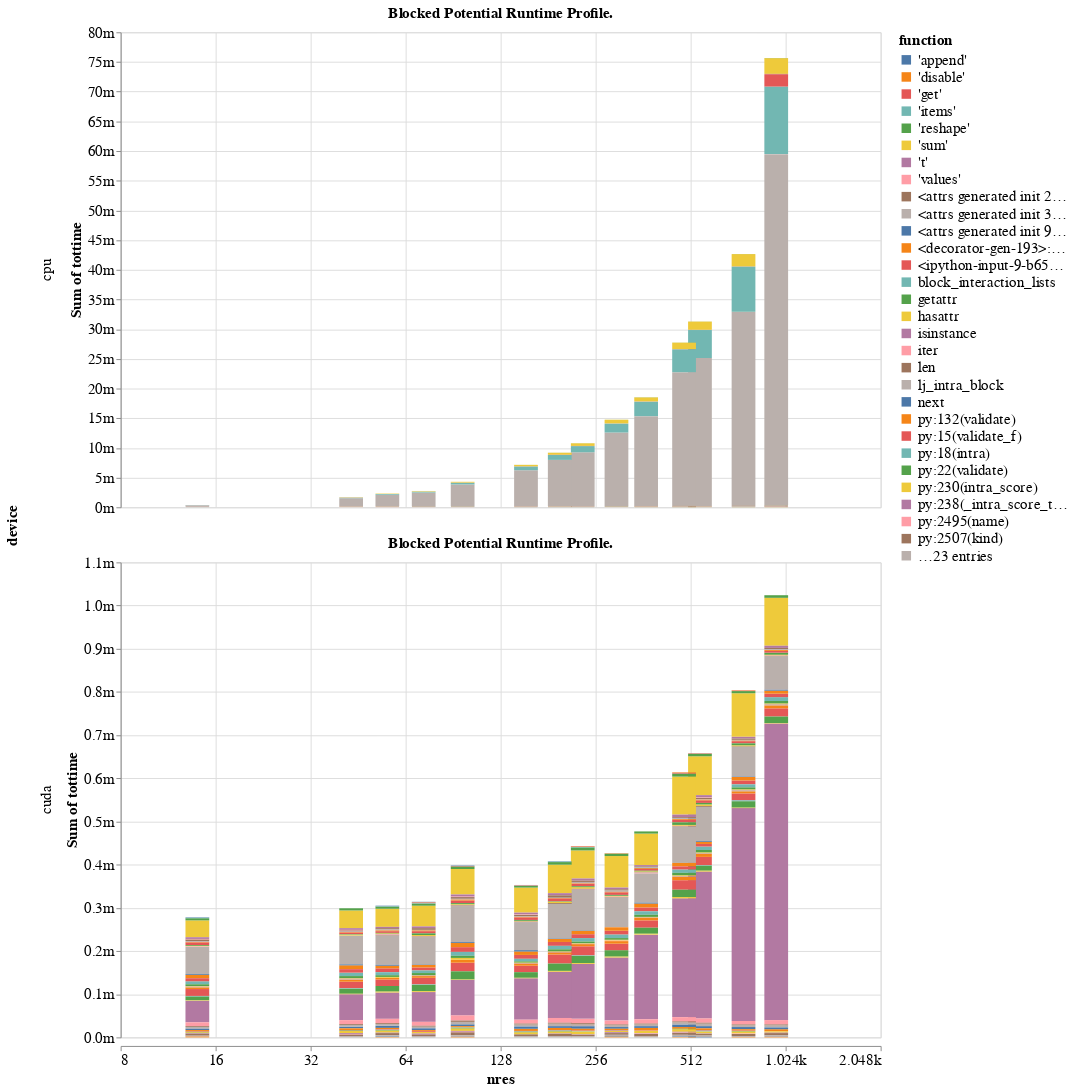

Notebook cell for this chart:
### Code cell
pdat = stat_profile(rosetta_score_results)
rdat = pdat.query("impl != 'rosetta'")
rdat["function"] = (
    rdat.function_name.str.extract("method (['\.\w]*)")
    .where(lambda v: ~pandas.isna(v), rdat.function_name)
    .map(lambda v: v.split(".")[-1])
)

encoding = dict(
    x=altair.X(
        "nres", axis=altair.Axis(format="s"), scale=altair.Scale(type="log", base=2)
    ),
    y=altair.Y("sum(tottime)", axis=altair.Axis(format="s")),
    color="function",
)

c = (altair.Chart(rdat).mark_bar().encode(**encoding))
c.title = "Blocked Potential Runtime Profile."
c.facet(row="device").configure(
    bar={"continuousBandSize": 25}
).resolve_scale(y="independent")

### Figure 1 — Vega-Lite specification as saved in the notebook (floating-point values rounded to 4 significant figures; data arrays with more than 128 entries replaced by an {"elided": "..."} marker saying what was removed)
{"$schema": "https://vega.github.io/schema/vega-lite/v2.6.0.json", "config": {"axis": {"labelFontSize": 16, "titleFontSize": 16}, "bar": {"continuousBandSize": 25}, "header": {"labelFontSize": 16, "titleFontSize": 16}, "legend": {"labelFontSize": 16, "titleFontSize": 16}, "title": {"fontSize": 16}, "view": {"height": 500, "width": 800}}, "data": {"name": "data-f5a0b41935e282e098d6ba79f4c8312c"}, "datasets": {"data-f5a0b41935e282e098d6ba79f4c8312c": {"elided": "1442 records"}}, "facet": {"row": {"field": "device", "type": "nominal"}}, "resolve": {"scale": {"color": "shared", "x": "shared", "y": "independent"}}, "spec": {"encoding": {"color": {"field": "function", "type": "nominal"}, "x": {"axis": {"format": "s"}, "field": "nres", "scale": {"base": 2, "type": "log"}, "type": "quantitative"}, "y": {"aggregate": "sum", "axis": {"format": "s"}, "field": "tottime", "type": "quantitative"}}, "mark": "bar", "title": "Blocked Potential Runtime Profile."}}
